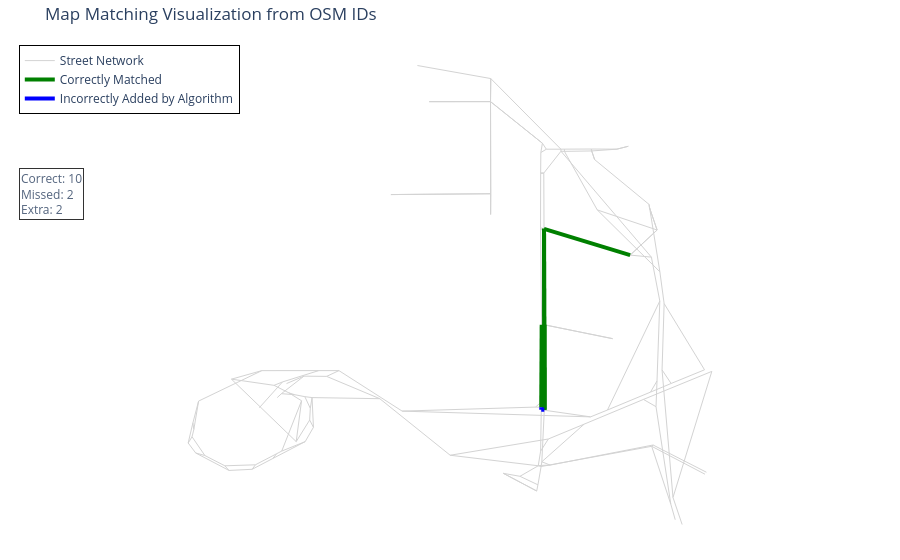

Notebook code cell kept with this figure:
### Code cell
plot_map_matching_from_osmid(
    graph=road_graph,
    ground_truth_osmid_path=gt_edge_ids,
    map_matched_osmid_path=match_result.edge_ids,
)

### Figure 1 — Plotly figure (JSON) as saved in the notebook; plotly's stock layout.template omitted (floating-point values rounded to 4 significant figures; data arrays with more than 128 entries replaced by an {"elided": "..."} marker saying what was removed)
{"data": [{"hoverinfo": "none", "line": {"color": "lightgray", "width": 1}, "mode": "lines", "name": "Street Network", "type": "scatter", "x": {"elided": "522 float values"}, "y": {"elided": "522 float values"}}, {"line": {"color": "green", "width": 4}, "mode": "lines", "name": "Correctly Matched", "type": "scatter", "x": [-87.89, -87.89, null, -87.89, -87.89, null, -87.88, -87.89, null, -87.89, -87.89, null, -87.89, -87.89, null, -87.89, -87.89, null, -87.89, -87.89, null, -87.89, -87.89, null, -87.89, -87.89, null, -87.89, -87.89, null], "y": [41.98, 41.99, null, 41.98, 41.98, null, 41.99, 41.99, null, 41.98, 41.99, null, 41.98, 41.98, null, 41.98, 41.98, null, 41.98, 41.98, null, 41.98, 41.98, null, 41.98, 41.98, null, 41.98, 41.98, null]}, {"line": {"color": "red", "width": 4}, "mode": "lines", "name": "Missed by Algorithm", "type": "scatter", "x": [], "y": []}, {"line": {"color": "blue", "width": 4}, "mode": "lines", "name": "Incorrectly Added by Algorithm", "type": "scatter", "x": [-87.89, -87.89, null, -87.89, -87.89, null], "y": [41.98, 41.98, null, 41.98, 41.98, null]}], "layout": {"annotations": [{"align": "left", "bgcolor": "white", "bordercolor": "black", "borderwidth": 1, "opacity": 0.8, "showarrow": false, "text": "Correct: 10<br>Missed: 2<br>Extra: 2", "x": 0.01, "xref": "paper", "y": 0.75, "yref": "paper"}], "legend": {"bordercolor": "Black", "borderwidth": 1, "x": 0.01, "y": 0.99}, "margin": {"b": 10, "l": 10, "r": 10, "t": 40}, "plot_bgcolor": "white", "showlegend": true, "title": {"text": "Map Matching Visualization from OSM IDs"}, "xaxis": {"showgrid": false, "showticklabels": false, "zeroline": false}, "yaxis": {"scaleanchor": "x", "scaleratio": 1, "showgrid": false, "showticklabels": false, "zeroline": false}}}
